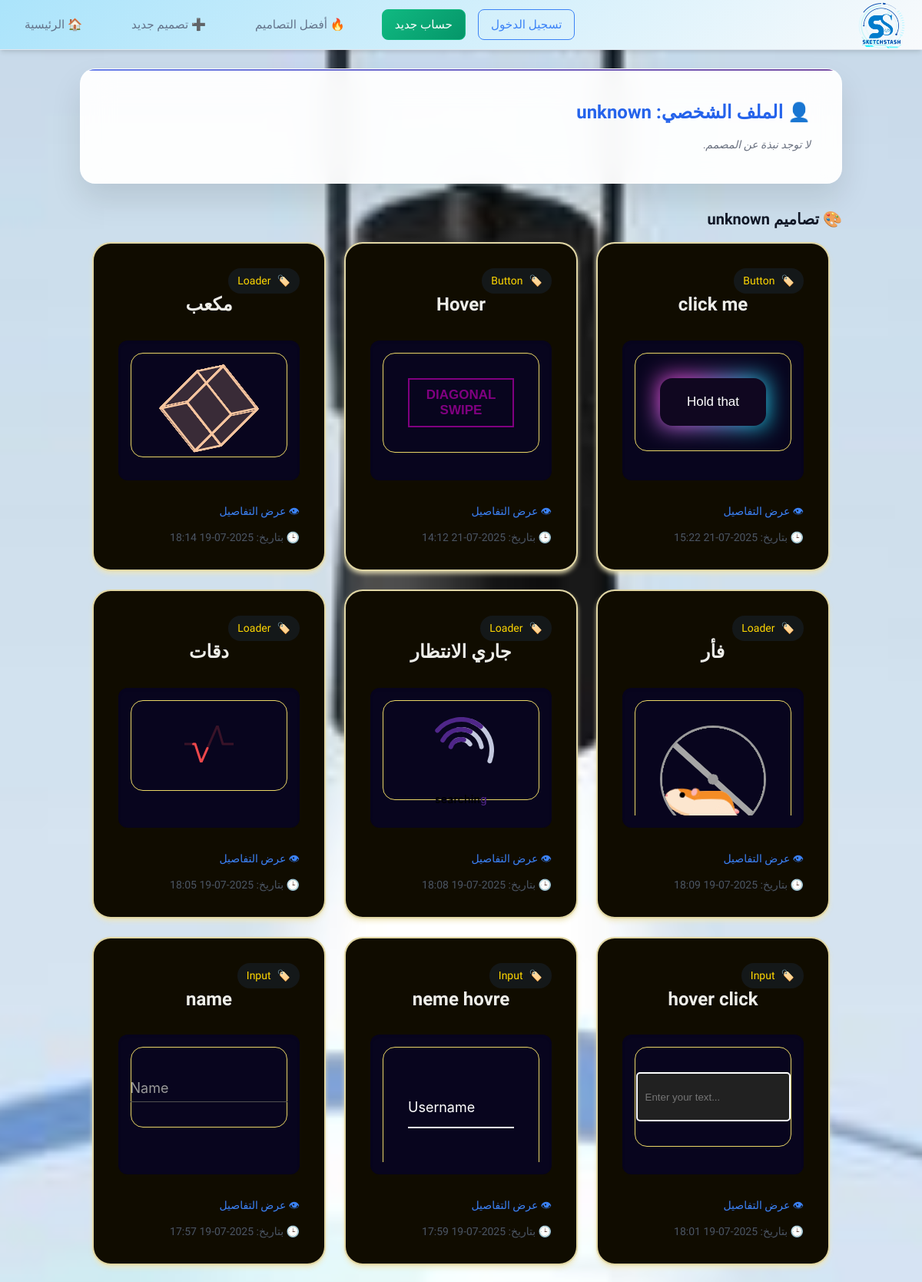
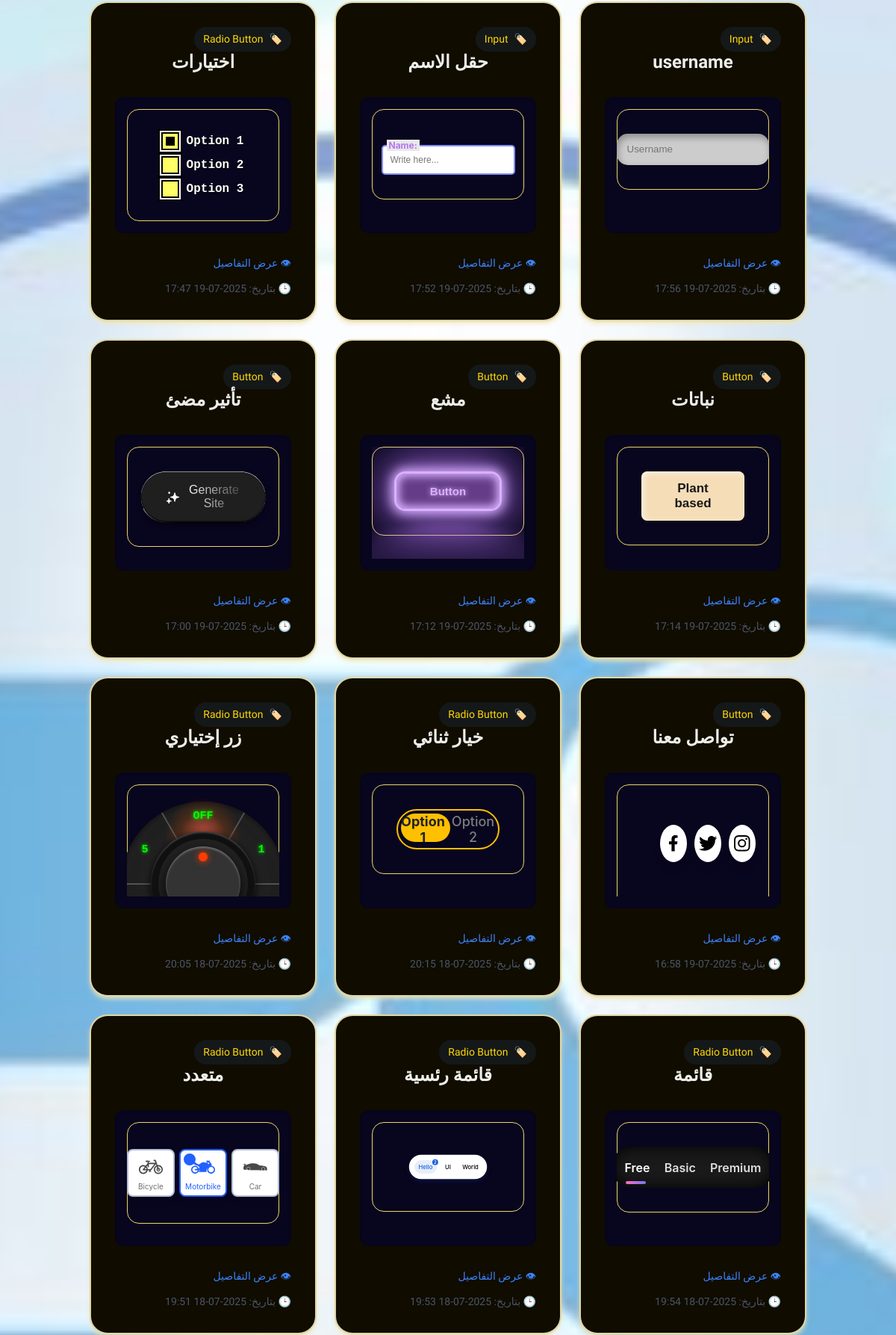
Page /designer/unknown/ (upper part) on the committed database (2 pictures, top to bottom).
### designs/models.py (models this page shows, shortened)
class Design(models.Model):
    DESIGN_TYPES = [
        ('button', 'Button'),
        ('card', 'Card'),
        ('navbar', 'Navbar'),
        ('header', 'Header'),
        ('form', 'Form'),
        ('input', 'Input'),
        ('loader', 'Loader'),
        ('radio', 'Radio Button'),
        ('other', 'Other'),
    ]
    name = models.CharField(max_length=100)
    description = models.TextField(blank=True)
    design_type = models.CharField(max_length=20, choices=DESIGN_TYPES)
    html_code = models.TextField()
    css_code = models.TextField()
    creator = models.ForeignKey(User, on_delete=models.CASCADE, related_name='designs')
    created_at = models.DateTimeField(auto_now_add=True)
    likes = models.PositiveIntegerField(default=0)

### designs/views.py (the view)
# urls.py: path('designer/<str:username>/', views.designer_profile, name='designer_profile'),
def designer_profile(request, username):
    user = get_object_or_404(User, username=username)
    designs = Design.objects.filter(creator=user).order_by('-created_at')
    return render(request, 'designs/designer_profile.html', {
        'designer': user,
        'designs': designs
    })

### designs/templates/designs/designer_profile.html (shortened to what this page needs)
{% extends 'designs/base.html' %}
{% block content %}
  <div class="form-box mb-8">
    <h1 class="text-2xl font-bold text-blue-600 mb-4">👤 الملف الشخصي: {{ designer.username }}</h1>
    {% if designer.profile.bio %}
      <p class="text-sm text-gray-700 mt-2">📝 نبذة: {{ designer.profile.bio }}</p>
    {% else %}
      <p class="text-sm text-gray-500 italic mt-2">لا توجد نبذة عن المصمم.</p>
    {% endif %}
  </div>
  <h2 class="text-xl font-semibold mb-4">🎨 تصاميم {{ designer.username }}</h2>
  {% if designs %}
<div class="design-grid">
    {% for design in designs %}
        <div class="design-card">
          <div class="card-info">
               <div class="design-type">
                    <span>🏷️</span>
                    <span>{{ design.get_design_type_display }}</span>
                </div>
               <div class="card-content">
                <h2 class="design-title">{{ design.name }}</h2>
              </div>
            <div class="">
              <iframe
                id="preview-iframe-{{ design.id }}"
                class="preview-iframe"
                onload="
                  const iframe = this;
                  const doc = iframe.contentWindow.document;
                  doc.open();
                  doc.write(`<!DOCTYPE html> <html>
                  <head> <style>
                body { margin: 0; padding: 2rem; font-family: -apple-system, BlinkMacSystemFont,
                'Segoe UI', Roboto, sans-serif;
                align-items: center; display: flex; justify-content: center;
                border: 1px solid #ead666; border-radius: 1rem;
                }
                    {{ design.css_code|escapejs }}
                    </style>
                  </head>{{ design.html_code|escapejs }}</body></html>`);
                  doc.close();
                ">
              </iframe>
            </div>
          </div>
          <div class="text-right mt-3">
            <a href="{% url 'design_detail' design.pk %}" class="text-sm text-blue-500 hover:underline">👁 عرض التفاصيل</a>
          </div>
          <div class="text-sm text-gray-600 mt-3">
            🕒 بتاريخ: {{ design.created_at|date:"Y-m-d H:i" }}
          </div>
        </div>
      {% endfor %}
    </div>
  {% else %}
    <p class="text-gray-500">لا توجد تصاميم لهذا المصمم حتى الآن.</p>
  {% endif %}
{% endblock %}

### designs/static/css/stylebox.css (style rules this page uses)
body { font-family: 'Cairo', sans-serif; background-image: linear-gradient(135deg, #2a5cd100 0%, #edd6d600 100%), url('../images/backg3.jpg') !important; background-size: cover; background-position: center; background-attachment: fixed; }
.design-grid { display: grid; grid-template-columns: repeat(auto-fill, minmax(300px, 1fr)); gap: 1.5rem; padding: 0 1rem; }
.design-card { background: rgb(16, 12, 0); backdrop-filter: blur(10px); border: 1px solid rgba(226, 232, 240, 0.8); border-radius: 1.5rem; padding: 2rem; transition: all 0.3s ease; position: relative; overflow: hidden; box-shadow: 0 4px 6px -1px rgba(239, 231, 186, 0.907), 0 2px 4px -1px rgba(0, 0, 0, 0.06); color: white; display: flex; flex-direction: column; min-height: fit-content; border: 2px solid rgba(236, 226, 174, 0.949); }
.design-card::before { content: ''; position: absolute; top: 0; left: 0; right: 0; height: 0.25rem; background: linear-gradient(135deg, #3b82f6, #8b5cf6, #ec4899); opacity: 0; transition: opacity 0.3s ease; }
.card-content { display: flex; flex-direction: column; gap: 1rem; align-items: center; flex: 1; }
.card-info { display: inline-block; width: 100%; margin-bottom: 1rem; flex-shrink: 0; }
.design-title { font-size: 1.5rem; font-weight: 700; color: #eeeee9; margin: 0; line-height: 1.2; word-wrap: break-word; hyphens: auto; }
.design-type { display: inline-flex; align-items: center; gap: 0.5rem; font-size: 0.875rem; color: #FFD700; background: rgba(59, 130, 246, 0.1); padding: 0.375rem 0.75rem; border-radius: 1rem; font-weight: 500; width: fit-content; flex-shrink: 0; }
.preview-iframe { width: 100%; min-height: 4rem; height: auto; border: none; background: rgba(8, 5, 33, 0.91); margin-top: 2rem; border-radius: 0.75rem; box-shadow: inset 0 2px 4px rgba(0, 0, 0, 0.05); transition: all 0.3s ease; display: flex; align-items: center; justify-content: center; padding: 1rem; box-sizing: border-box; overflow: hidden; }
[dir="rtl"] .design-card { direction: rtl; }
.design-card { animation: fadeInUp 0.5s ease forwards; }
.design-card:nth-child(1) { animation-delay: 0.1s; }
.design-card:nth-child(2) { animation-delay: 0.2s; }
.design-card:nth-child(3) { animation-delay: 0.3s; }
.design-card:nth-child(4) { animation-delay: 0.4s; }
.design-card:nth-child(5) { animation-delay: 0.5s; }
.design-card:nth-child(6) { animation-delay: 0.6s; }
.form-box { background: rgba(255, 255, 255, 0.95); backdrop-filter: blur(20px); border: 1px solid rgba(255, 255, 255, 0.2); border-radius: 20px; padding: 40px; box-shadow: 0 20px 40px rgba(0, 0, 0, 0.1), 0 0 0 1px rgba(255, 255, 255, 0.1) inset; transform: translateY(0); transition: all 0.3s ease; position: relative; overflow: hidden; }
.form-box::before { content: ''; position: absolute; top: 0; left: 0; right: 0; height: 2px; background: linear-gradient(90deg, #667eea, #764ba2, #667eea); background-size: 200% 100%; animation: shimmer 2s ease-in-out infinite; }
.design-card { transition: transform 0.2s ease-in-out, box-shadow 0.2s ease-in-out; }

### rows in the picture
Design: design_type "Button", name "click me", created_at "2025-07-21 15:22"
Design: design_type "Button", name "Hover", created_at "2025-07-21 14:12"
Design: design_type "Loader", name "مكعب", created_at "2025-07-19 18:14"
Design: design_type "Loader", name "فأر", created_at "2025-07-19 18:09"
Design: design_type "Loader", name "جاري الانتظار", created_at "2025-07-19 18:08"
Design: design_type "Loader", name "دقات", created_at "2025-07-19 18:05"
Design: design_type "Input", name "hover click", created_at "2025-07-19 18:01"
Design: design_type "Input", name "neme hovre", created_at "2025-07-19 17:59"
Design: design_type "Input", name "name", created_at "2025-07-19 17:57"
Design: design_type "Input", name "username", created_at "2025-07-19 17:56"
Design: design_type "Input", name "حقل الاسم", created_at "2025-07-19 17:52"
Design: design_type "Radio Button", name "اختيارات", created_at "2025-07-19 17:47"
Design: design_type "Button", name "نباتات", created_at "2025-07-19 17:14"
Design: design_type "Button", name "مشع", created_at "2025-07-19 17:12"
Design: design_type "Button", name "تأثير مضئ", created_at "2025-07-19 17:00"
Design: design_type "Button", name "تواصل معنا", created_at "2025-07-19 16:58"
Design: design_type "Radio Button", name "خيار ثنائي", created_at "2025-07-18 20:15"
Design: design_type "Radio Button", name "زر إختياري", created_at "2025-07-18 20:05"
Design: design_type "Radio Button", name "قائمة", created_at "2025-07-18 19:54"
Design: design_type "Radio Button", name "قائمة رئسية", created_at "2025-07-18 19:53"
Design: design_type "Radio Button", name "متعدد", created_at "2025-07-18 19:51"

### other values in the picture
{{ designer.username }} "unknown"
